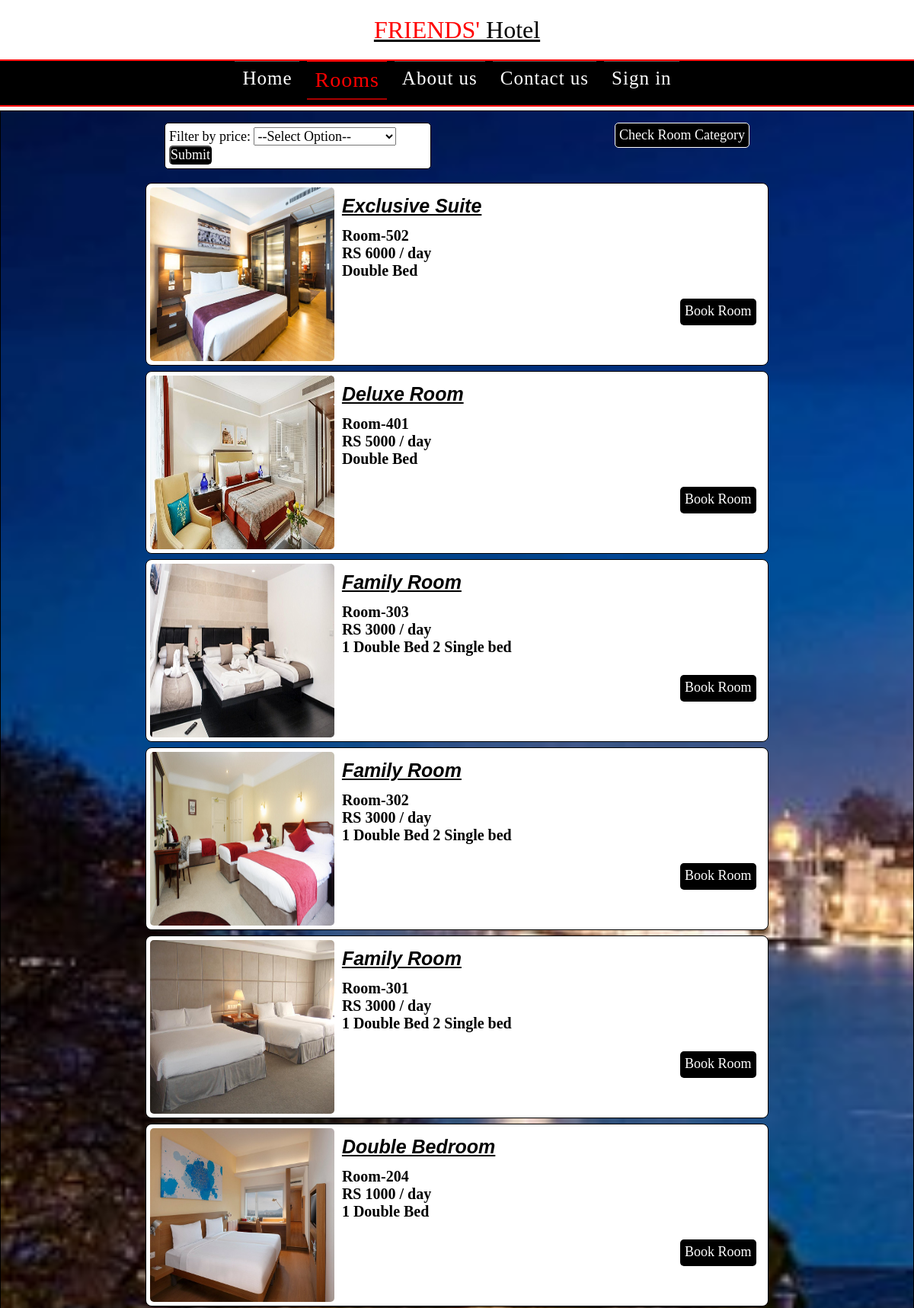
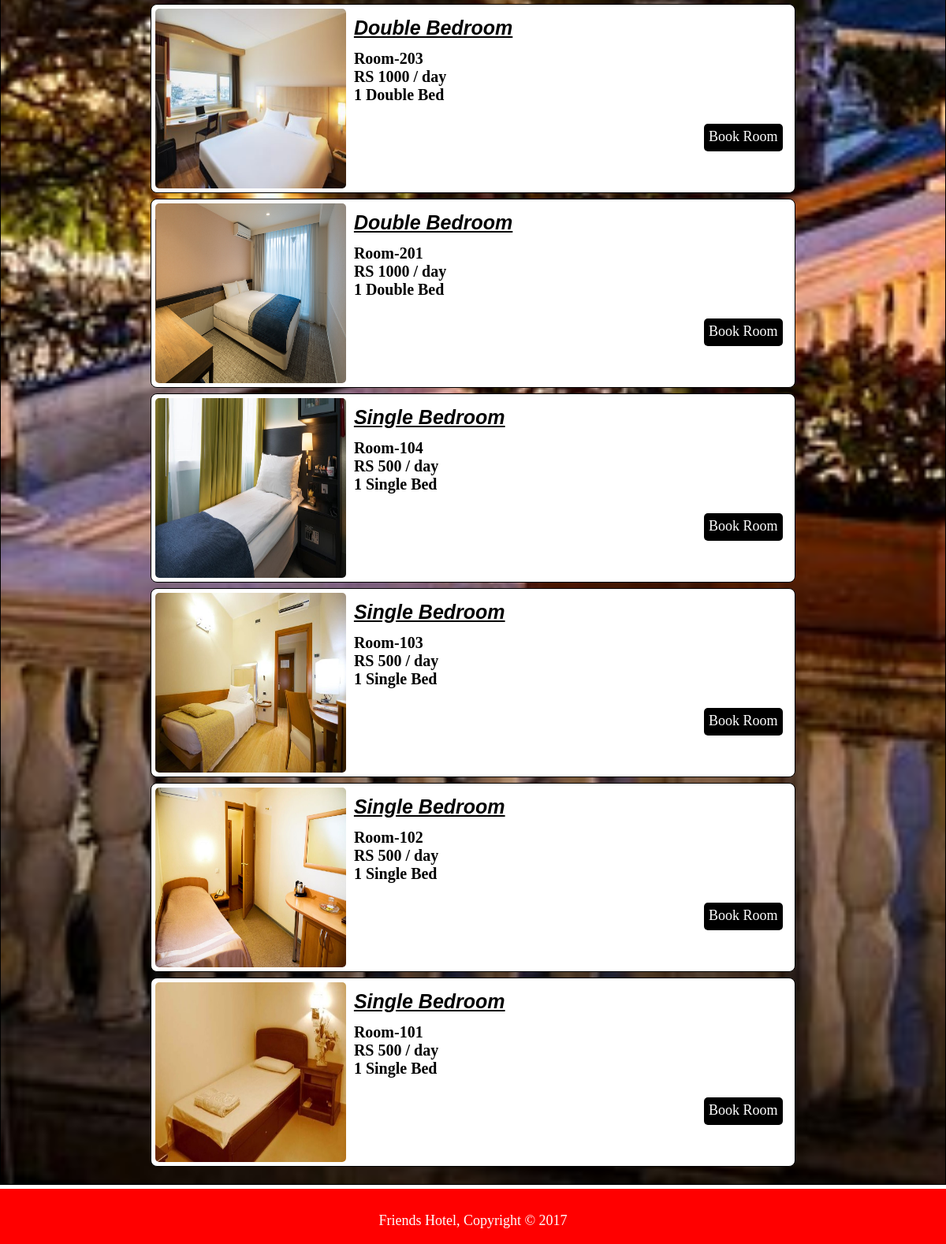
/room_availability.php, run on the app's committed database (2 pictures, top to bottom).
### tables this page shows
CREATE TABLE `room` (
  `room_id` int(5) NOT NULL,
  `room_num` varchar(255) DEFAULT NULL,
  `image` varchar(255) NOT NULL,
  `Status` tinyint(1) NOT NULL DEFAULT 2 COMMENT '0=pending,1=checkin,2=checkout',
  `cat_id` int(5) DEFAULT NULL
);

CREATE TABLE `room_category` (
  `cat_id` int(5) NOT NULL,
  `catagory_name` varchar(255) NOT NULL,
  `price` int(10) NOT NULL,
  `beds` varchar(255) NOT NULL,
  `image` varchar(255) NOT NULL
);

### room_availability.php (the view, shortened to what this page needs)
<?php
    include 'db_configure.php';
?>
<!DOCTYPE html>
<html lang="en">
    <head>
        <link rel="stylesheet" href="homeStyle.css"/>
    </head>
    <body>
        <div class="head" >
            <a href="home.php" style="color:black"><span style="color: red;">FRIENDS'</span>&nbsp;Hotel </a>
        </div>
            <nav>
                <ul>
                    <li> <a href="home.php" ><button>Home</button></a></li>
                    <li> <a href="room.php"><button class="active" style="color: red;">Rooms</button></a></li>
                    <li> <a href="about.php"><button>About us</button></a></li>
                    <li> <a href="Contact.php"><button>Contact us</button></a></li>
                    <?php
                    if(!isset($_SESSION['username'])){?>
                    <li> <a><button onclick="document.getElementById('signdiv').style.display='block'">Sign in</button></a></li>
                    <?php }?>
                </ul>
            </nav>
            <div class="Roombody" >
            <div style="display:grid;grid-template-columns:50% 50%;">
                <div style="border:1px solid black; width:60%;margin-left:200px;padding:5px;background-color:white;font-size:large;border-radius:5px;">
                    <form action="" method="GET">
                            <label style="font-size:large" >Filter by price:</label>
                            <Select name="sorting" style="width:55%;font-size:large;" >
                                <option value="">--Select Option--</option>
                            </Select>
                            <input type="submit" value="Submit" style="color:white;background-color:black;cursor:pointer;font-size:large;border-radius:5px;"/>
                    </form>
                </div>
                <div style="text-align:right;">
                    <a href="room.php"><button style="border:1px solid white;background-color:black;color:white;cursor:pointer;border-radius:5px;font-size:large;padding:5px;margin-right:200px;">Check Room Category</button></a>
                </div>
            </div><br/>
                    <?php
                    $sort_option = "Desc";
                        $displayquery =  "SELECT room.room_id, room.room_num, room_category.catagory_name,room_category.price,room_category.beds, room.image,room_category.cat_id, room.status FROM
                        `room` inner JOIN `room_category` on room.cat_id = room_category.cat_id where status=2 ORDER by room.room_num $sort_option";
                        $querydisplay = mysqli_query($conn,$displayquery);
                        while($result = mysqli_fetch_array($querydisplay)){
                    ?>
                <div class="subroom" style="margin-bottom: 7px; border-radius:8px">
                    <div class="roomimg"  >
                        <img src="Admin/<?php echo $result['image'];?>" width="100%"; height="100%" style="border-radius:5px"  />
                    </div>
                    <div class="descrip">
                        <div style="font-style: italic ;font-family: sans-serif; font-size: 25px; font-weight: bold; text-decoration: underline; height: 20%;">
                            <?php echo $result['catagory_name'];?>
                        </div>
                        <div style="font-size: 20px; font-family: Josefin Sans ; font-weight: bold; " >
                            <?php echo $result['room_num'];?>
                        </div>
                        <div style="font-size: 20px; font-family: Josefin Sans ; font-weight: bold; ">
                            RS <?php echo $result['price'];?> / day
                        </div>
                        <div style="font-size: 20px; font-family: Josefin Sans ; font-weight: bold; ">
                            <?php echo $result['beds'];?>
                        </div>
                            <a href="room_modal.php?room_id=<?php echo $result['room_id'] ;?>&cat_id=<?php echo $result['cat_id'] ;?>"
                            style="float: right; font-size: 18px;text-decoration:none; text-align:center;padding:6px; width: 100px; height: 35px ;
                            background-color: black; color: white; cursor: pointer; margin-top: 25px; border-radius:5px;">
                                Book Room
                        </a>
                    </div>
                </div>
                <?php
                    }
                ?>
            </div>
        <footer>
            <p>Friends Hotel, Copyright &copy; 2017</p>
        </footer>
    </body>
</html>

### homeStyle.css (style rules this page uses)
* { margin:0; padding:0; box-sizing:border-box; font-family: 'Minion Variable Concept'; }
.head { width: 100%; display: flex; justify-content: center; align-items: center; font-size: 32px; height: 10vh; overflow: hidden; position: fixed; top:0; background-color: white; border-bottom: 2px solid red; }
nav { height:70px; background:black; display:flex; align-items:center; justify-content: center; padding: 0px 0px 0px 0px; border-bottom: 2px solid red; border-top: 2px solid red; margin-top: 70px; }
nav ul { display:flex; list-style:none; }
nav ul li { margin: 0 5px; }
nav ul li a button { background-color: black; color:white; text-decoration: none; font-size:25px; font-weight: 500; letter-spacing: 1px; padding:8px 10px; border-left: none; border-right: none; }
nav ul li a .active { background: black; color: white; }
.active { background: black; border-color: red; font-size: 28px; }
footer { padding-top: 10px; background-color: red; display: flex; justify-content: center; align-items: center; font-size: 18px; color: white; height: 70px; margin-top: 5px; }
.Roombody { border: 1px solid black; margin-top: 5px; padding: 15px; background-image: url(images/BGbagli.jpg); background-size: cover; }
.subroom { border: 1px solid black; margin: 0 auto; width: 70%; height: 30vh; padding: 5px; background-color: white; }
.roomimg { height: 100%; width: 30%; float: left; }
.descrip { width: 70%; padding: 10px; float: right; height: 100%; }

### data on the page
room: image (picture), cat.catagory_name "Exclusive Suite", room_num "Room-502", cat.price "6000", cat.beds "Double Bed"
room: image (picture), cat.catagory_name "Deluxe Room", room_num "Room-401", cat.price "5000", cat.beds "Double Bed"
room: image (picture), cat.catagory_name "Family Room", room_num "Room-303", cat.price "3000", cat.beds "1 Double Bed 2 Single bed"
room: image (picture), cat.catagory_name "Family Room", room_num "Room-302", cat.price "3000", cat.beds "1 Double Bed 2 Single bed"
room: image (picture), cat.catagory_name "Family Room", room_num "Room-301", cat.price "3000", cat.beds "1 Double Bed 2 Single bed"
room: image (picture), cat.catagory_name "Double Bedroom", room_num "Room-204", cat.price "1000", cat.beds "1 Double Bed"
room: image (picture), cat.catagory_name "Double Bedroom", room_num "Room-203", cat.price "1000", cat.beds "1 Double Bed"
room: image (picture), cat.catagory_name "Double Bedroom", room_num "Room-201", cat.price "1000", cat.beds "1 Double Bed"
room: image (picture), cat.catagory_name "Single Bedroom", room_num "Room-104", cat.price "500", cat.beds "1 Single Bed"
room: image (picture), cat.catagory_name "Single Bedroom", room_num "Room-103", cat.price "500", cat.beds "1 Single Bed"
room: image (picture), cat.catagory_name "Single Bedroom", room_num "Room-102", cat.price "500", cat.beds "1 Single Bed"
room: image (picture), cat.catagory_name "Single Bedroom", room_num "Room-101", cat.price "500", cat.beds "1 Single Bed"
